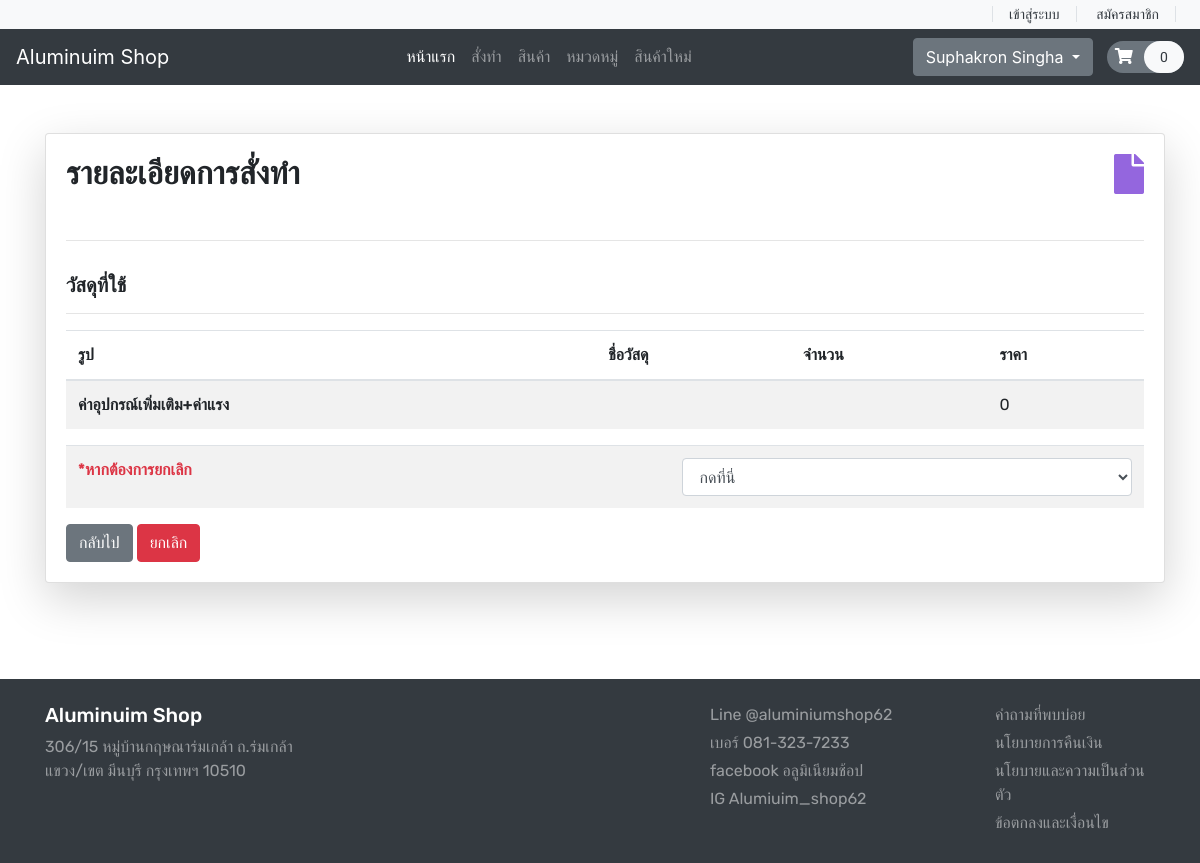
Page /usermadeOrderdetail.php?id=e77871b6-6c3b-462a-a314-e40fc54ec2af (signed in) on the earlier database version.
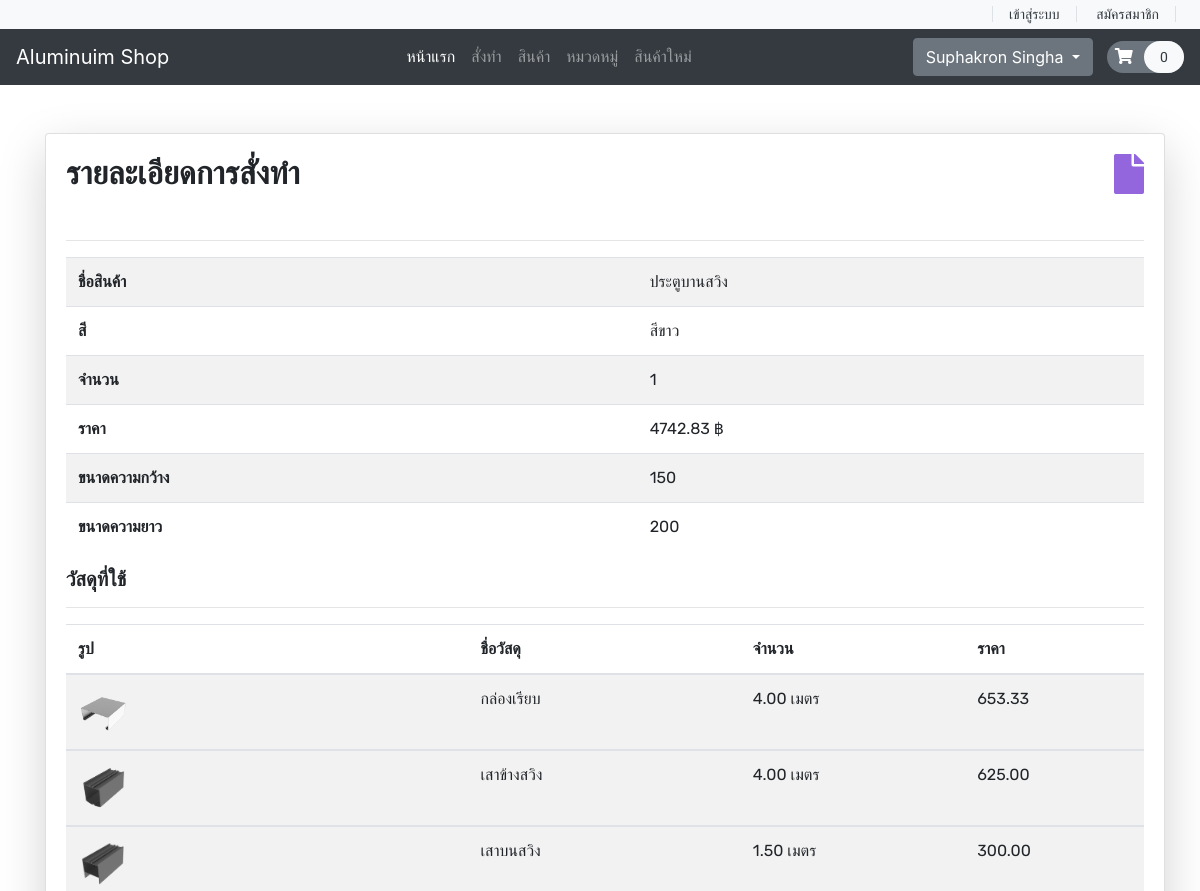
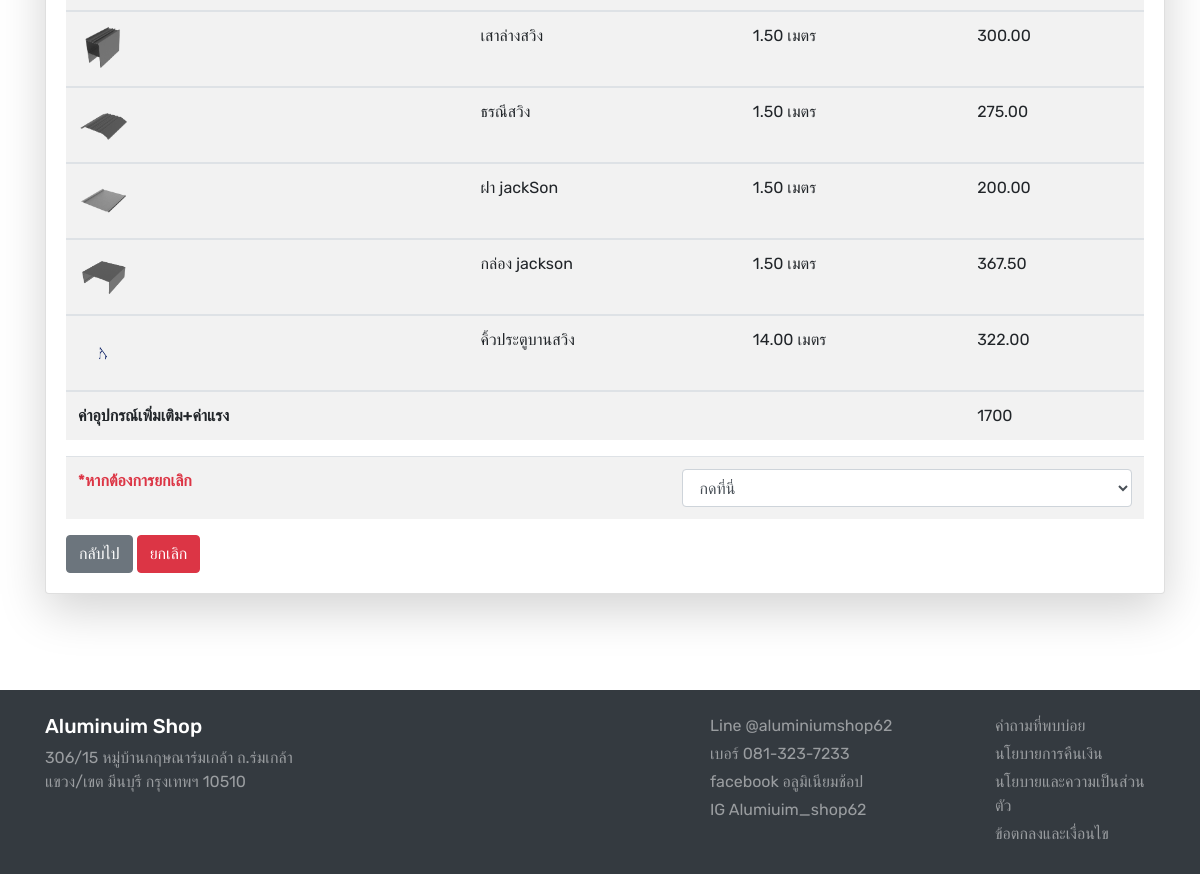
Same page on the later database version (2 pictures, top to bottom).
### tables this page shows
CREATE TABLE `made_orders` (
  `id` int(11) NOT NULL COMMENT 'รหัส',
  `made_id` varchar(255) NOT NULL COMMENT 'รหัสการสั้งทำ',
  `blue_id` int(11) NOT NULL COMMENT 'บลูปลิ้น',
  `user_id` int(11) NOT NULL COMMENT 'รหัสUser',
  `color` varchar(255) NOT NULL COMMENT 'สี',
  `made_price` double(10,2) NOT NULL COMMENT 'ราคา',
  `datetime` datetime NOT NULL DEFAULT current_timestamp() COMMENT 'เวลา',
  `width` varchar(255) NOT NULL COMMENT 'กว้าง',
  `height` varchar(255) NOT NULL COMMENT 'ยาว',
  `status` varchar(255) NOT NULL COMMENT 'สถานะ',
  `made_qty` int(11) NOT NULL COMMENT 'จำนวน'
);

CREATE TABLE `blueprint` (
  `id` int(11) NOT NULL,
  `blue_id` varchar(255) NOT NULL,
  `name` varchar(255) NOT NULL,
  `picture` varchar(255) NOT NULL,
  `b_status` varchar(255) NOT NULL
);

CREATE TABLE `made_order_details` (
  `id` int(11) NOT NULL,
  `made_id` varchar(255) NOT NULL,
  `blue_id` int(11) NOT NULL,
  `item_id` int(11) NOT NULL,
  `MD_price` double(10,2) NOT NULL,
  `MD_Qty` double(10,2) NOT NULL
);

CREATE TABLE `product` (
  `item_id` int(11) NOT NULL,
  `item_brand` int(11) NOT NULL,
  `item_name` varchar(255) NOT NULL,
  `item_price` double(10,2) NOT NULL,
  `item_image` varchar(255) NOT NULL,
  `item_register` datetime DEFAULT NULL,
  `item_qty` double(10,2) NOT NULL
);

### functions.php (called while the page is built, shortened)
<?php
require ('database/DBController.php');
require ('database/User.php');
$db = new DBController();
$userorder = new User($db);

### database/User.php (called while the page is built, shortened)
<?php
class User
{
    public $db = null;
    public function __construct(DBController $db)
    {
        $this->db = $db;
    }
    public function madeOrderUserhaed($made_id) {
        $result = mysqli_query($this->db->con,
        "SELECT made_orders.made_id, made_orders.blue_id, blueprint.name, made_orders.color, made_orders.made_qty,
        made_orders.made_price, made_orders.width, made_orders.height
        FROM made_orders
        INNER JOIN blueprint ON made_orders.blue_id = blueprint.blue_id
        WHERE made_orders.made_id  = '$made_id'");
        return $result;
    }
    public function madeOrderUserdetails($made_id) {
        $result = mysqli_query($this->db->con,
        "SELECT made_order_details.id, made_order_details.made_id, made_order_details.item_id, product.item_image, product.item_name, made_order_details.MD_price, made_order_details.MD_Qty, made_orders.status FROM made_order_details
        INNER JOIN made_orders ON made_order_details.made_id = made_orders.made_id
        INNER JOIN product ON made_order_details.item_id = product.item_id
        WHERE made_order_details.made_id = '$made_id'");
        return $result;
    }
}

### database/DBController.php (called while the page is built, shortened)
<?php
class DBController
{
    protected $host = 'localhost';
    protected $user = 'root';
    protected $password = '';
    protected $database = "project";
    public function __construct()
    {
        $this->con = mysqli_connect($this->host, $this->user, $this->password, $this->database);
    }
}

### usermadeOrderdetail.php (the view, shortened to what the changed rows need)
<?php
    if ($_SESSION['user_id'] == "") {
        $_SESSION['error'] = 'กรุณาเข้าสู่ระบบ!';
        header("location: login.php");
    } else {
?>
<?php
include ('header.php');
?>
<br>
<br>
<div class="container">
        <div class="row">
            <div class="col-md-3">
                <div class="card shadow-lg p-30 card-responsive" style="width: 70rem;">
                    <div class="card-body">
                        <div class="font-rubik ">
                            <div class="float-right">
                                <span><i class="fa fa-file" style="color:#9466de; font-size: 2.5em;"></i></span>
                                </div>
                                <h2><strong>รายละเอียดการสั่งทำ</strong></h2>
                                <br>
                                <hr>
                                <table class="table table-striped">
                                    <?php
                                        $made_id = $_GET['id'];
                                        $sql = $userorder->madeOrderUserhaed($made_id);
                                        while($row1 = mysqli_fetch_array($sql)) {
                                        $made_price = $row1['made_price'];
                                    ?>
                                    <tbody>
                                        <tr>
                                            <td><strong>ชื่อสินค้า</strong></td>
                                            <td><?php echo $row1['name']; ?></td>
                                        </tr>
                                        <tr>
                                            <td><strong>สี</strong></td>
                                            <td><?php echo $row1['color']; ?></td>
                                        </tr>
                                        <tr>
                                            <td><strong>จำนวน</strong></td>
                                            <td><?php echo $row1['made_qty']; ?></td>
                                        </tr>
                                        <tr>
                                            <td><strong>ราคา</strong></td>
                                            <td><?php echo $row1['made_price']; ?> ฿</td>
                                        </tr>
                                        <tr>
                                            <td><strong>ขนาดความกว้าง</strong></td>
                                            <td><?php echo $row1['width']; ?></td>
                                        </tr>
                                        <tr>
                                            <td><strong>ขนาดความยาว</strong></td>
                                            <td><?php echo $row1['height']; ?></td>
                                        </tr>
                                    </tbody>
                                    <?php
                                        }
                                    ?>
                                </table>
                                <h5><strong>วัสดุที่ใช้</strong></h5>
                                <table class="table table-striped">
                                    <thead>
                                        <th>รูป</th>
                                        <th>ชื่อวัสดุ</th>
                                        <th>จำนวน</th>
                                        <th>ราคา</th>
                                    </thead>
                                    <?php
                                        $total = 0;
                                        $sql = $userorder->madeOrderUserdetails($made_id);
                                        while($row = mysqli_fetch_array($sql)) {
                                        $total = $total+$row['MD_price'];
                                    ?>
                                    <tbody>
                                        <tr>
                                            <td><img src="<?php echo $row['item_image']; ?>" width="50px" height="50px" alt=" "></td>
                                            <td><?php echo $row['item_name']; ?></td>
                                            <td><?php echo $row['MD_Qty']; ?> เมตร</td>
                                            <td><?php echo $row['MD_price']; ?></td>
                                        </tr>
                                    </tbody>
                                    <?php
                                        $status = $row['status'];
                                        }
                                        $vat = $made_price-$total;
                                    ?>
                                    <tbody>
                                        <tr>
                                            <td><strong>ค่าอุปกรณ์เพิ่มเติม+ค่าแรง</strong></td>
                                            <td></td>
                                            <td></td>
                                            <td><?php echo $vat; ?></td>
                                            <hr>
                                        </tr>
                                    </tbody>
                                </table>
                                <table class="table table-striped">
                                <?php if($status=='in process'){ ?>
                                <?php }else if($status=='success'){ ?>
                                <?php }else if($status=='rejected'){ ?>
                                <?php }else if($status=='finish'){ ?>
                                <?php }else{ ?>
                                <form method="post" action="usermadeorderupdate.php">
                                                <tr>
                                                    <td><strong class='text-danger'>*หากต้องการยกเลิก</strong></td>
                                                    <td>
                                                        <select class="form-control" name="status">
                                                            <option value="" disabled selected>กดที่นี่</option>
                                                        </select>
                                                    </td>
                                                </tr>
                                        <?php } ?>
                                </table>
                                <td>
                                    <a href="usermadeorder.php" class="btn btn-secondary">กลับไป</a>
                                        <?php if($status=='in process'){ ?>
                                        <?php }else if($status=='success'){ ?>
                                    <a href="usermadePDF.php?id=<?php echo $made_id; ?>" class="btn btn-danger">Download PDF</a>
                                        <?php }else if($status=='rejected'){ ?>
                                        <?php }else if($status=='finish'){ ?>
                                        <?php }else if($status=='Acept'){ ?>
                                            <button class="btn btn-danger" type="submit" name="submit">ยกเลิก</button>
                                        <?php }else{ ?>
                                            <button class="btn btn-danger" type="submit" name="submit">ยกเลิก</button>
                                        <?php } ?>
                                </td>
                            </div>
                        </div>
                    </div>
                </div>
            </div>
        </div>
<br>
<br>
<br>
<br>
<?php
include ('footer.php');
?>
<?php
}
?>

Differences in the rows shown:
now on this page (row edited): made_orders: blueprint.name "ประตูบานสวิง", color "สีขาว", made_qty "1", made_price "4742.83", width "150", height "200", made_price "1700"
now on this page (row edited): made_order_details: item.item_image (picture), item.item_name "กล่องเรียบ", MD_Qty "4.00", MD_price "653.33"
now on this page (row edited): made_order_details: item.item_image (picture), item.item_name "เสาข้างสวิง", MD_Qty "4.00", MD_price "625.00"
now on this page (row edited): made_order_details: item.item_image (picture), item.item_name "เสาบนสวิง", MD_Qty "1.50", MD_price "300.00"
now on this page (row edited): made_order_details: item.item_image (picture), item.item_name "เสาล่างสวิง", MD_Qty "1.50", MD_price "300.00"
now on this page (row edited): made_order_details: item.item_image (picture), item.item_name "ธรณีสวิง", MD_Qty "1.50", MD_price "275.00"
now on this page (row edited): made_order_details: item.item_image (picture), item.item_name "ฝา jackSon", MD_Qty "1.50", MD_price "200.00"
now on this page (row edited): made_order_details: item.item_image (picture), item.item_name "กล่อง jackson", MD_Qty "1.50", MD_price "367.50"
now on this page (row edited): made_order_details: item.item_image (picture), item.item_name "คิ้วประตูบานสวิง", MD_Qty "14.00", MD_price "322.00"
Other differences:
$vat: "0" → (not shown)
